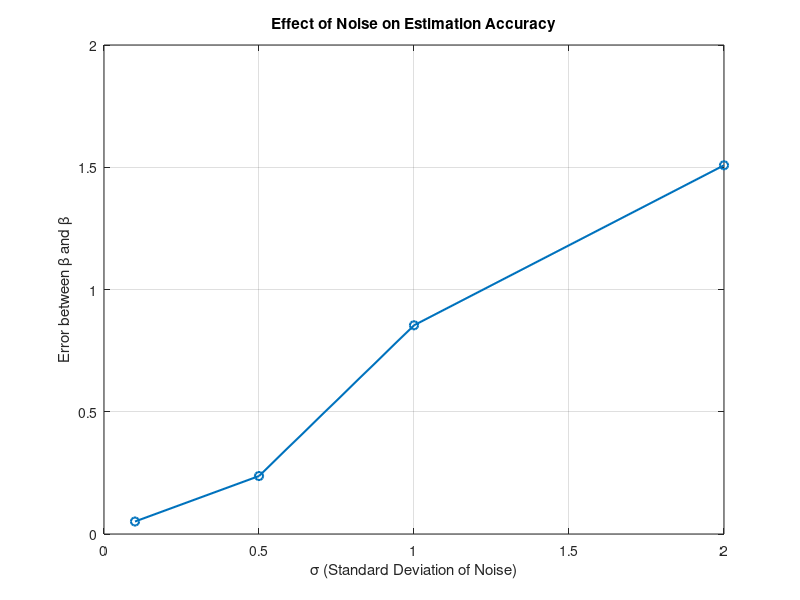

Recreate this plot in MATLAB.
%% Linear Regression Parameter Estimation
clear all;
close all;

%% Parameters
n = 100;
m = 5;
X = rand(n, m);
beta = [2; -1; 3; 0.5; 4];
sigma = 0.1;
epsilon = sigma * randn(n, 1);

%% Generate Target Variable
Y = X * beta + epsilon;

%% Estimate Coefficients (β̂ = (X'X)⁻¹ X'Y)
beta_hat = (X' * X) \ (X' * Y);

%% Display Results
disp('Original beta values:');
disp(beta);
disp('Estimated beta_hat values:');
disp(beta_hat);

%% Compare β and β̂ for Different Noise Levels
sigmas = [0.1, 0.5, 1, 2];
errors = zeros(length(sigmas), 1);

for i = 1:length(sigmas)
    epsilon = sigmas(i) * randn(n, 1);
    Y = X * beta + epsilon;
    beta_hat = (X' * X) \ (X' * Y);
    errors(i) = norm(beta - beta_hat);
end

%% Plot Error vs Noise Level
figure;
plot(sigmas, errors, '-o', 'LineWidth', 1.5);
xlabel('\sigma (Standard Deviation of Noise)');
ylabel('Error between \beta and \betâ');
title('Effect of Noise on Estimation Accuracy');
grid on;
